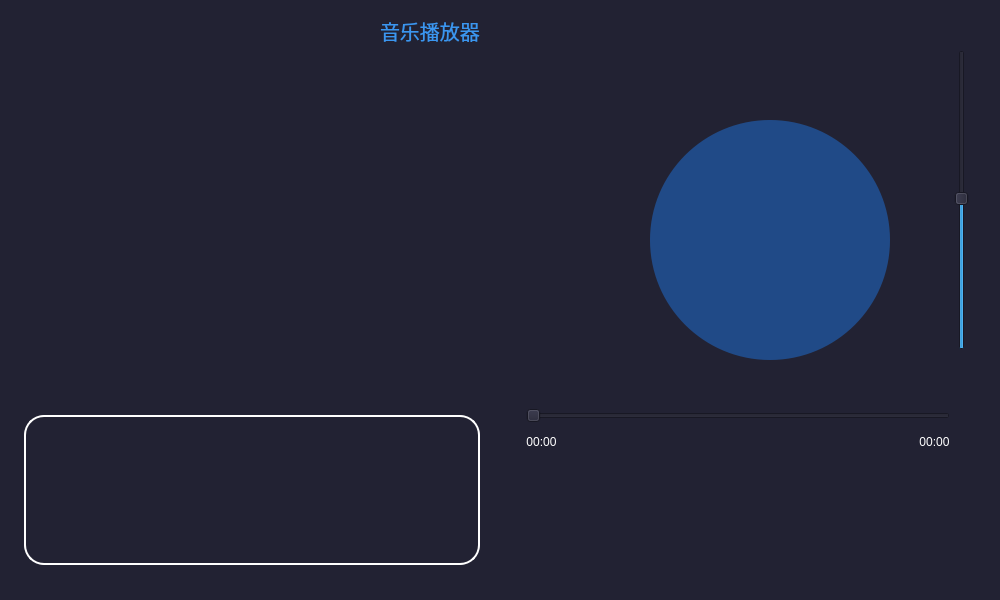
<?xml version="1.0" encoding="UTF-8"?>
<ui version="4.0">
 <class>Audio</class>
 <widget class="QWidget" name="Audio">
  <property name="geometry">
   <rect>
    <x>0</x>
    <y>0</y>
    <width>1000</width>
    <height>600</height>
   </rect>
  </property>
  <property name="minimumSize">
   <size>
    <width>1000</width>
    <height>600</height>
   </size>
  </property>
  <property name="maximumSize">
   <size>
    <width>1000</width>
    <height>600</height>
   </size>
  </property>
  <property name="windowTitle">
   <string>Widget</string>
  </property>
  <property name="styleSheet">
   <string notr="true">QWidget {
background-color:#222233;
}</string>
  </property>
  <widget class="QWidget" name="widget_2" native="true">
   <property name="geometry">
    <rect>
     <x>740</x>
     <y>20</y>
     <width>150</width>
     <height>160</height>
    </rect>
   </property>
   <property name="styleSheet">
    <string notr="true">QWidget {
border:none;
background-color: transparent;
}
</string>
   </property>
  </widget>
  <widget class="QWidget" name="widget" native="true">
   <property name="geometry">
    <rect>
     <x>650</x>
     <y>120</y>
     <width>240</width>
     <height>240</height>
    </rect>
   </property>
   <property name="minimumSize">
    <size>
     <width>240</width>
     <height>240</height>
    </size>
   </property>
   <property name="maximumSize">
    <size>
     <width>240</width>
     <height>240</height>
    </size>
   </property>
   <property name="styleSheet">
    <string notr="true">QWidget {
border:none;
border-radius:120px;
	background-color: rgb(32, 74, 135);
}
</string>
   </property>
   <widget class="QWidget" name="widget_3" native="true">
    <property name="geometry">
     <rect>
      <x>0</x>
      <y>0</y>
      <width>240</width>
      <height>240</height>
     </rect>
    </property>
    <property name="minimumSize">
     <size>
      <width>240</width>
      <height>240</height>
     </size>
    </property>
    <property name="maximumSize">
     <size>
      <width>240</width>
      <height>240</height>
     </size>
    </property>
    <property name="styleSheet">
     <string notr="true">QWidget {
border:none;
border-radius:120px;
background-color: transparent;

}
</string>
    </property>
   </widget>
  </widget>
  <widget class="QWidget" name="layoutWidget">
   <property name="geometry">
    <rect>
     <x>0</x>
     <y>0</y>
     <width>1001</width>
     <height>601</height>
    </rect>
   </property>
   <layout class="QHBoxLayout" name="horizontalLayout_6" stretch="0,3,2">
    <item>
     <spacer name="horizontalSpacer_16">
      <property name="orientation">
       <enum>Qt::Horizontal</enum>
      </property>
      <property name="sizeType">
       <enum>QSizePolicy::Fixed</enum>
      </property>
      <property name="sizeHint" stdset="0">
       <size>
        <width>13</width>
        <height>20</height>
       </size>
      </property>
     </spacer>
    </item>
    <item>
     <layout class="QVBoxLayout" name="verticalLayout">
      <property name="spacing">
       <number>10</number>
      </property>
      <item>
       <layout class="QHBoxLayout" name="horizontalLayout_2">
        <item>
         <widget class="QPushButton" name="pushButton">
          <property name="minimumSize">
           <size>
            <width>40</width>
            <height>40</height>
           </size>
          </property>
          <property name="maximumSize">
           <size>
            <width>40</width>
            <height>40</height>
           </size>
          </property>
          <property name="styleSheet">
           <string notr="true">QPushButton {
border:none;
background-color:transparent;
border-radius:10px;
	border-image: url(:/images/return.png);
}

QPushButton::pressed {
	border-image: url(:/images/return2.png);
}</string>
          </property>
          <property name="text">
           <string/>
          </property>
         </widget>
        </item>
        <item>
         <spacer name="horizontalSpacer_6">
          <property name="orientation">
           <enum>Qt::Horizontal</enum>
          </property>
          <property name="sizeHint" stdset="0">
           <size>
            <width>40</width>
            <height>20</height>
           </size>
          </property>
         </spacer>
        </item>
        <item>
         <widget class="QLabel" name="label_5">
          <property name="minimumSize">
           <size>
            <width>100</width>
            <height>40</height>
           </size>
          </property>
          <property name="maximumSize">
           <size>
            <width>100</width>
            <height>40</height>
           </size>
          </property>
          <property name="styleSheet">
           <string notr="true">QLabel {
border:none;
background-color:transparent;
font-size:20px;
	color: rgb(59, 150, 240);
}</string>
          </property>
          <property name="text">
           <string>音乐播放器</string>
          </property>
         </widget>
        </item>
       </layout>
      </item>
      <item>
       <widget class="QListWidget" name="listWidget">
        <property name="styleSheet">
         <string notr="true">QListWidget {
border:none;
background-color:transparent;
}
QListWidget::verticalScrollBar {
            border:none;
            background:transparent;
        }
        QListWidget::item {
            color:white;
            height:60px;
        }
        QListWidget::verticalScrollBar:handle {
            border: none;
            background-color:#aaaaaa;
            width: 20px; /* 设置滚动条宽度 */
        }
        QListWidget::verticalScrollBar:add-page,
        QListWidget::verticalScrollBar:sub-page {
            height: 0px; /* 隐藏按钮 */
            border: none;
            background: none;
        }

</string>
        </property>
        <property name="verticalScrollBarPolicy">
         <enum>Qt::ScrollBarAsNeeded</enum>
        </property>
        <property name="horizontalScrollBarPolicy">
         <enum>Qt::ScrollBarAlwaysOff</enum>
        </property>
       </widget>
      </item>
      <item>
       <widget class="QLabel" name="label_4">
        <property name="minimumSize">
         <size>
          <width>300</width>
          <height>150</height>
         </size>
        </property>
        <property name="maximumSize">
         <size>
          <width>16777215</width>
          <height>150</height>
         </size>
        </property>
        <property name="font">
         <font>
          <pointsize>13</pointsize>
         </font>
        </property>
        <property name="styleSheet">
         <string notr="true">QLabel {
	color: rgb(59, 150, 240);
border:2px solid white;
border-radius:20px;
background-color:transparent;
}</string>
        </property>
        <property name="text">
         <string/>
        </property>
        <property name="alignment">
         <set>Qt::AlignCenter</set>
        </property>
       </widget>
      </item>
      <item>
       <spacer name="verticalSpacer_2">
        <property name="orientation">
         <enum>Qt::Vertical</enum>
        </property>
        <property name="sizeType">
         <enum>QSizePolicy::Fixed</enum>
        </property>
        <property name="sizeHint" stdset="0">
         <size>
          <width>20</width>
          <height>25</height>
         </size>
        </property>
       </spacer>
      </item>
     </layout>
    </item>
    <item>
     <layout class="QVBoxLayout" name="verticalLayout_3">
      <item>
       <spacer name="verticalSpacer">
        <property name="orientation">
         <enum>Qt::Vertical</enum>
        </property>
        <property name="sizeType">
         <enum>QSizePolicy::Fixed</enum>
        </property>
        <property name="sizeHint" stdset="0">
         <size>
          <width>20</width>
          <height>20</height>
         </size>
        </property>
       </spacer>
      </item>
      <item>
       <layout class="QHBoxLayout" name="horizontalLayout_5">
        <item>
         <spacer name="horizontalSpacer_12">
          <property name="orientation">
           <enum>Qt::Horizontal</enum>
          </property>
          <property name="sizeType">
           <enum>QSizePolicy::Expanding</enum>
          </property>
          <property name="sizeHint" stdset="0">
           <size>
            <width>100</width>
            <height>20</height>
           </size>
          </property>
         </spacer>
        </item>
        <item>
         <layout class="QVBoxLayout" name="verticalLayout_2">
          <item>
           <spacer name="verticalSpacer_3">
            <property name="orientation">
             <enum>Qt::Vertical</enum>
            </property>
            <property name="sizeHint" stdset="0">
             <size>
              <width>20</width>
              <height>40</height>
             </size>
            </property>
           </spacer>
          </item>
          <item>
           <widget class="QSlider" name="verticalSlider">
            <property name="minimumSize">
             <size>
              <width>30</width>
              <height>300</height>
             </size>
            </property>
            <property name="maximumSize">
             <size>
              <width>30</width>
              <height>300</height>
             </size>
            </property>
            <property name="sliderPosition">
             <number>50</number>
            </property>
            <property name="orientation">
             <enum>Qt::Vertical</enum>
            </property>
           </widget>
          </item>
          <item>
           <widget class="QLabel" name="label">
            <property name="minimumSize">
             <size>
              <width>24</width>
              <height>24</height>
             </size>
            </property>
            <property name="maximumSize">
             <size>
              <width>24</width>
              <height>24</height>
             </size>
            </property>
            <property name="styleSheet">
             <string notr="true">QLabel {
border:none;
background-color:transparent;
	border-image: url(:/images/btn_volume2.png);
}</string>
            </property>
            <property name="text">
             <string/>
            </property>
           </widget>
          </item>
          <item>
           <spacer name="verticalSpacer_4">
            <property name="orientation">
             <enum>Qt::Vertical</enum>
            </property>
            <property name="sizeHint" stdset="0">
             <size>
              <width>20</width>
              <height>40</height>
             </size>
            </property>
           </spacer>
          </item>
         </layout>
        </item>
        <item>
         <spacer name="horizontalSpacer_14">
          <property name="orientation">
           <enum>Qt::Horizontal</enum>
          </property>
          <property name="sizeType">
           <enum>QSizePolicy::Fixed</enum>
          </property>
          <property name="sizeHint" stdset="0">
           <size>
            <width>13</width>
            <height>20</height>
           </size>
          </property>
         </spacer>
        </item>
       </layout>
      </item>
      <item>
       <layout class="QHBoxLayout" name="horizontalLayout_3">
        <item>
         <spacer name="horizontalSpacer_10">
          <property name="orientation">
           <enum>Qt::Horizontal</enum>
          </property>
          <property name="sizeType">
           <enum>QSizePolicy::Fixed</enum>
          </property>
          <property name="sizeHint" stdset="0">
           <size>
            <width>40</width>
            <height>20</height>
           </size>
          </property>
         </spacer>
        </item>
        <item>
         <widget class="QSlider" name="horizontalSlider">
          <property name="minimumSize">
           <size>
            <width>350</width>
            <height>15</height>
           </size>
          </property>
          <property name="orientation">
           <enum>Qt::Horizontal</enum>
          </property>
         </widget>
        </item>
        <item>
         <spacer name="horizontalSpacer_11">
          <property name="orientation">
           <enum>Qt::Horizontal</enum>
          </property>
          <property name="sizeType">
           <enum>QSizePolicy::Fixed</enum>
          </property>
          <property name="sizeHint" stdset="0">
           <size>
            <width>40</width>
            <height>20</height>
           </size>
          </property>
         </spacer>
        </item>
       </layout>
      </item>
      <item>
       <layout class="QHBoxLayout" name="horizontalLayout_4">
        <item>
         <spacer name="horizontalSpacer_7">
          <property name="orientation">
           <enum>Qt::Horizontal</enum>
          </property>
          <property name="sizeType">
           <enum>QSizePolicy::Fixed</enum>
          </property>
          <property name="sizeHint" stdset="0">
           <size>
            <width>40</width>
            <height>20</height>
           </size>
          </property>
         </spacer>
        </item>
        <item>
         <widget class="QLabel" name="label_2">
          <property name="styleSheet">
           <string notr="true">QLabel {
color:white;
border:none;
background-color:transparent;
}</string>
          </property>
          <property name="text">
           <string>00:00</string>
          </property>
          <property name="alignment">
           <set>Qt::AlignCenter</set>
          </property>
         </widget>
        </item>
        <item>
         <spacer name="horizontalSpacer_8">
          <property name="orientation">
           <enum>Qt::Horizontal</enum>
          </property>
          <property name="sizeHint" stdset="0">
           <size>
            <width>40</width>
            <height>20</height>
           </size>
          </property>
         </spacer>
        </item>
        <item>
         <widget class="QLabel" name="label_3">
          <property name="styleSheet">
           <string notr="true">QLabel {
color:white;
border:none;
background-color:transparent;
}</string>
          </property>
          <property name="text">
           <string>00:00</string>
          </property>
          <property name="alignment">
           <set>Qt::AlignCenter</set>
          </property>
         </widget>
        </item>
        <item>
         <spacer name="horizontalSpacer_9">
          <property name="orientation">
           <enum>Qt::Horizontal</enum>
          </property>
          <property name="sizeType">
           <enum>QSizePolicy::Fixed</enum>
          </property>
          <property name="sizeHint" stdset="0">
           <size>
            <width>40</width>
            <height>20</height>
           </size>
          </property>
         </spacer>
        </item>
       </layout>
      </item>
      <item>
       <spacer name="verticalSpacer_5">
        <property name="orientation">
         <enum>Qt::Vertical</enum>
        </property>
        <property name="sizeType">
         <enum>QSizePolicy::Fixed</enum>
        </property>
        <property name="sizeHint" stdset="0">
         <size>
          <width>17</width>
          <height>18</height>
         </size>
        </property>
       </spacer>
      </item>
      <item>
       <layout class="QHBoxLayout" name="horizontalLayout">
        <item>
         <spacer name="horizontalSpacer_5">
          <property name="orientation">
           <enum>Qt::Horizontal</enum>
          </property>
          <property name="sizeType">
           <enum>QSizePolicy::Expanding</enum>
          </property>
          <property name="sizeHint" stdset="0">
           <size>
            <width>40</width>
            <height>20</height>
           </size>
          </property>
         </spacer>
        </item>
        <item>
         <widget class="QPushButton" name="btn_loop">
          <property name="minimumSize">
           <size>
            <width>64</width>
            <height>64</height>
           </size>
          </property>
          <property name="maximumSize">
           <size>
            <width>64</width>
            <height>64</height>
           </size>
          </property>
          <property name="styleSheet">
           <string notr="true">QPushButton {
border:none;
background-color:transparent;
border-radius:15px;
border-image: url(:/images/btn_listcycle1.png);
}

QPushButton::pressed {
border:none;
background-color:transparent;
border-image: url(:/images/btn_listcycle2.png);
}

QPushButton::checked {
border:none;
background-color:transparent;
	border-image: url(:/images/single_cycle.png);
}

QPushButton::checked:pressed {
border:none;
background-color:transparent;
	border-image: url(:/images/single_cycle2.png);
}</string>
          </property>
          <property name="text">
           <string/>
          </property>
          <property name="checkable">
           <bool>true</bool>
          </property>
         </widget>
        </item>
        <item>
         <spacer name="horizontalSpacer">
          <property name="orientation">
           <enum>Qt::Horizontal</enum>
          </property>
          <property name="sizeType">
           <enum>QSizePolicy::Fixed</enum>
          </property>
          <property name="sizeHint" stdset="0">
           <size>
            <width>20</width>
            <height>20</height>
           </size>
          </property>
         </spacer>
        </item>
        <item>
         <widget class="QPushButton" name="btn_pre">
          <property name="minimumSize">
           <size>
            <width>88</width>
            <height>88</height>
           </size>
          </property>
          <property name="styleSheet">
           <string notr="true">QPushButton {
border:none;
background-color:transparent;
border-radius:15px;
	border-image: url(:/images/btn_previous1.png);
}

QPushButton::pressed {
	border-image: url(:/images/btn_previous2.png);
}
</string>
          </property>
          <property name="text">
           <string/>
          </property>
         </widget>
        </item>
        <item>
         <spacer name="horizontalSpacer_2">
          <property name="orientation">
           <enum>Qt::Horizontal</enum>
          </property>
          <property name="sizeType">
           <enum>QSizePolicy::Fixed</enum>
          </property>
          <property name="sizeHint" stdset="0">
           <size>
            <width>20</width>
            <height>20</height>
           </size>
          </property>
         </spacer>
        </item>
        <item>
         <widget class="QPushButton" name="btn_play">
          <property name="minimumSize">
           <size>
            <width>96</width>
            <height>96</height>
           </size>
          </property>
          <property name="styleSheet">
           <string notr="true">QPushButton {
border:none;
background-color:transparent;
	border-image: url(:/images/btn_play1.png);
}	

QPushButton::pressed {
border:none;
background-color:transparent;
	border-image: url(:/images/btn_play2.png);
}

QPushButton::checked {
border:none;
background-color:transparent;
border-image: url(:/images/btn_pause1.png);
}

QPushButton::checked:pressed {
border:none;
background-color:transparent;
	border-image: url(:/images/btn_pause2.png);
}</string>
          </property>
          <property name="text">
           <string/>
          </property>
          <property name="checkable">
           <bool>true</bool>
          </property>
         </widget>
        </item>
        <item>
         <spacer name="horizontalSpacer_3">
          <property name="orientation">
           <enum>Qt::Horizontal</enum>
          </property>
          <property name="sizeType">
           <enum>QSizePolicy::Fixed</enum>
          </property>
          <property name="sizeHint" stdset="0">
           <size>
            <width>20</width>
            <height>20</height>
           </size>
          </property>
         </spacer>
        </item>
        <item>
         <widget class="QPushButton" name="btn_next">
          <property name="minimumSize">
           <size>
            <width>88</width>
            <height>88</height>
           </size>
          </property>
          <property name="styleSheet">
           <string notr="true">QPushButton {
border:none;
background-color:transparent;
border-radius:15px;
	border-image: url(:/images/btn_next1.png);
}

QPushButton::pressed {
	border-image: url(:/images/btn_next2.png);
}
</string>
          </property>
          <property name="text">
           <string/>
          </property>
         </widget>
        </item>
        <item>
         <spacer name="horizontalSpacer_4">
          <property name="orientation">
           <enum>Qt::Horizontal</enum>
          </property>
          <property name="sizeType">
           <enum>QSizePolicy::Fixed</enum>
          </property>
          <property name="sizeHint" stdset="0">
           <size>
            <width>20</width>
            <height>28</height>
           </size>
          </property>
         </spacer>
        </item>
        <item>
         <widget class="QPushButton" name="pushButton_2">
          <property name="minimumSize">
           <size>
            <width>64</width>
            <height>64</height>
           </size>
          </property>
          <property name="maximumSize">
           <size>
            <width>64</width>
            <height>64</height>
           </size>
          </property>
          <property name="styleSheet">
           <string notr="true">QPushButton {
border:none;
background-color:transparent;
border-radius:15px;
	border-image: url(:/images/btn_favorite_no.png);
}

QPushButton::checked {
border:none;
background-color:transparent;
border-radius:15px;
	border-image: url(:/images/btn_favorite_yes.png);
}</string>
          </property>
          <property name="text">
           <string/>
          </property>
          <property name="checkable">
           <bool>true</bool>
          </property>
         </widget>
        </item>
        <item>
         <spacer name="horizontalSpacer_15">
          <property name="orientation">
           <enum>Qt::Horizontal</enum>
          </property>
          <property name="sizeType">
           <enum>QSizePolicy::Expanding</enum>
          </property>
          <property name="sizeHint" stdset="0">
           <size>
            <width>40</width>
            <height>20</height>
           </size>
          </property>
         </spacer>
        </item>
       </layout>
      </item>
      <item>
       <spacer name="verticalSpacer_6">
        <property name="orientation">
         <enum>Qt::Vertical</enum>
        </property>
        <property name="sizeType">
         <enum>QSizePolicy::Fixed</enum>
        </property>
        <property name="sizeHint" stdset="0">
         <size>
          <width>17</width>
          <height>18</height>
         </size>
        </property>
       </spacer>
      </item>
     </layout>
    </item>
   </layout>
  </widget>
  <zorder>layoutWidget</zorder>
  <zorder>widget</zorder>
  <zorder>widget_2</zorder>
 </widget>
 <layoutdefault spacing="6" margin="11"/>
 <resources/>
 <connections/>
</ui>
